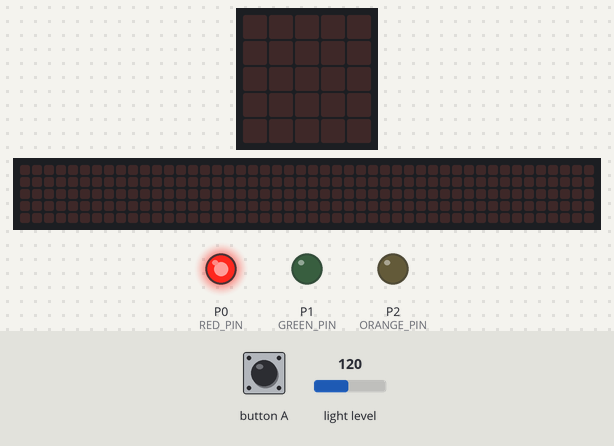
Bench run of a program on a simulated BBC micro:bit (MakeCode). Parts: the board's 5×5 LED display, a strip that is not on the board, showing the scrolling text unrolled, output pins drawn as LEDs (lit = HIGH). The test bench sets the inputs (shaded band); at power-on: light level 120. The 48×5 strip is a reading aid, not a part: it shows the text the display is scrolling, unrolled, one strip-width of it at a time.

Above: at 1.2 s.
1.3 s: button A pressed for 0.15 s
At 1.6 s:
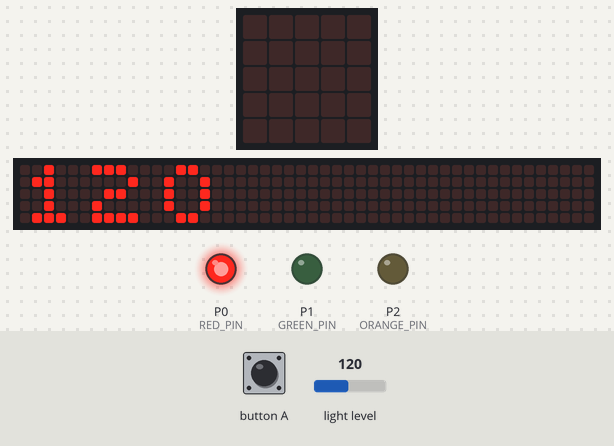
4.3 s: light level set to 11
6.5 s: light level set to 8
At 8.5 s:
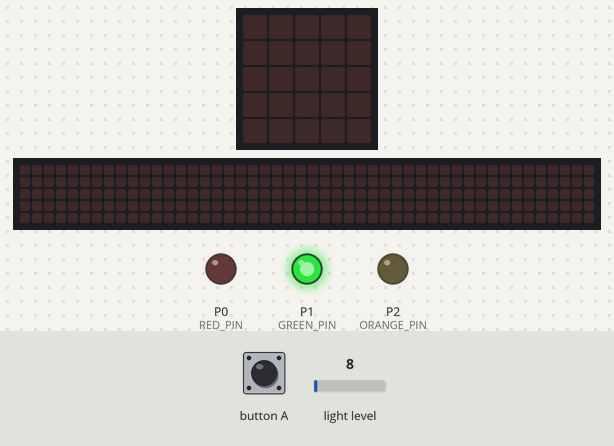
9.5 s: button A pressed for 0.15 s
At 15.5 s:
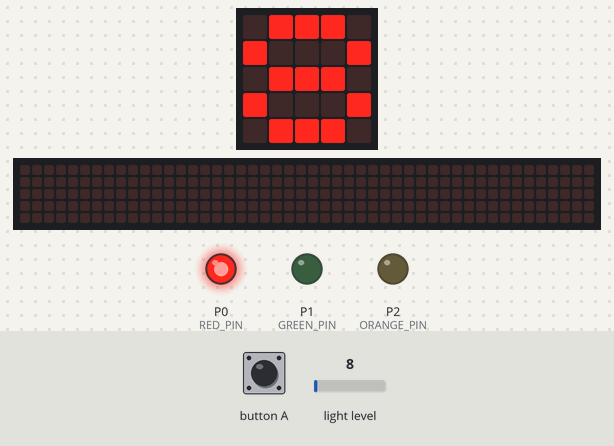
Timing chart, 0 to 16.6 s (numbered marks = the images above; inputs shaded):
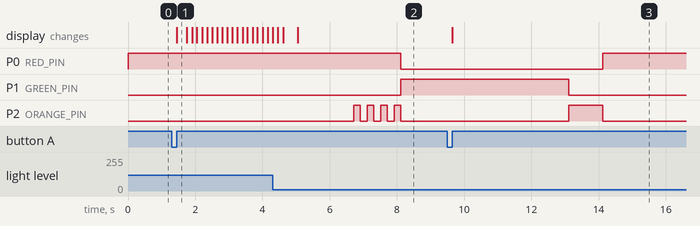

The program:

main.ts
```typescript
function oranjeKnipper () {
    // Rood uit
    pins.digitalWritePin(RED_PIN, 1)
    // Groen uit
    pins.digitalWritePin(GREEN_PIN, 0)
    // Oranje aan
    pins.digitalWritePin(ORANGE_PIN, 1)
    for (let index = 0; index < 4; index++) {
        // Oranje aan
        pins.digitalWritePin(ORANGE_PIN, 0)
        // Pauzeer 2 seconden
        basic.pause(200)
        // Oranje aan
        pins.digitalWritePin(ORANGE_PIN, 1)
        // Pauzeer 2 seconden
        basic.pause(200)
    }
    // Oranje uit
    pins.digitalWritePin(ORANGE_PIN, 0)
}
// Functie om rood licht aan te zetten
function roodLicht () {
    // Rood aan
    pins.digitalWritePin(RED_PIN, 1)
    // Oranje uit
    pins.digitalWritePin(ORANGE_PIN, 0)
    // Groen uit
    pins.digitalWritePin(GREEN_PIN, 0)
}
input.onButtonPressed(Button.A, function () {
    basic.showString("" + (input.lightLevel()))
})
// Hoofdfunctie voor het stoplicht
// Controleer of er een auto wordt gedetecteerd
function stoplicht () {
    // Zet standaard rood licht aan
    roodLicht()
    // Variabele om status bij te houden
    while (true) {
        // Meet de lichtwaarde
        lichtwaarde = input.lightLevel()
        if (lichtwaarde < 10 && !(autoGedetecteerd)) {
            // Auto gedetecteerd
            // Update status
            autoGedetecteerd = true
            oranjeKnipper()
            // Zet groene licht aan
            groenLicht()
            // Zet oranje licht aan
            oranjeLicht()
            // Ga terug naar rood
            roodLicht()
        } else if (lichtwaarde >= 10) {
            // Geen auto gedetecteerd
            // Reset status
            autoGedetecteerd = false
        }
        // Pauze om overload te voorkomen
        basic.pause(100)
    }
}
// Functie om oranje licht aan te zetten
function oranjeLicht () {
    // Rood uit
    pins.digitalWritePin(RED_PIN, 0)
    // Oranje aan
    pins.digitalWritePin(ORANGE_PIN, 1)
    // Groen uit
    pins.digitalWritePin(GREEN_PIN, 0)
    // Pauzeer 2 seconden
    basic.pause(1000)
    // Oranje uit
    pins.digitalWritePin(ORANGE_PIN, 0)
}
// Functie om groen licht aan te zetten
function groenLicht () {
    // Rood uit
    pins.digitalWritePin(RED_PIN, 0)
    // Oranje uit
    pins.digitalWritePin(ORANGE_PIN, 0)
    // Groen aan
    pins.digitalWritePin(GREEN_PIN, 1)
    // Pauzeer 5 seconden
    basic.pause(5000)
    // Zet groen uit
    pins.digitalWritePin(GREEN_PIN, 0)
}
let autoGedetecteerd = false
let lichtwaarde = 0
let GREEN_PIN = 0
let ORANGE_PIN = 0
let RED_PIN = 0
// Definieer de GPIO pins voor de LED's
// Rode LED
RED_PIN = DigitalPin.P0
// Oranje LED
ORANGE_PIN = DigitalPin.P2
// Groene LED
GREEN_PIN = DigitalPin.P1
// Initialiseer alle lampen (begin uitgeschakeld)
pins.digitalWritePin(RED_PIN, 0)
pins.digitalWritePin(ORANGE_PIN, 0)
pins.digitalWritePin(GREEN_PIN, 0)
// Start de stoplichtlogica
basic.forever(function () {
    stoplicht()
})
```

test.ts
```typescript
// tests gaan hier; deze zal niet worden gecompileerd wanneer dit pakket wordt gebruikt als extensie.
```

Measured:
- the behaviour switches between 10 and 9 on light level (found by bisection; images 1 and 2)
- after the input at 1.3 s, the display: changes after 0.15 s (image 1)
- after the input at 6.5 s, P0 (RED_PIN): HIGH → LOW after 1.6 s; P1 (GREEN_PIN): LOW → HIGH after 1.6 s; P2 (ORANGE_PIN): alternates HIGH for 0.20 s and LOW for 0.20 s, 8 changes in all, then stays LOW, starting after 0.22 s
- after the input at 9.5 s, the display: changes after 0.15 s (image 3)
